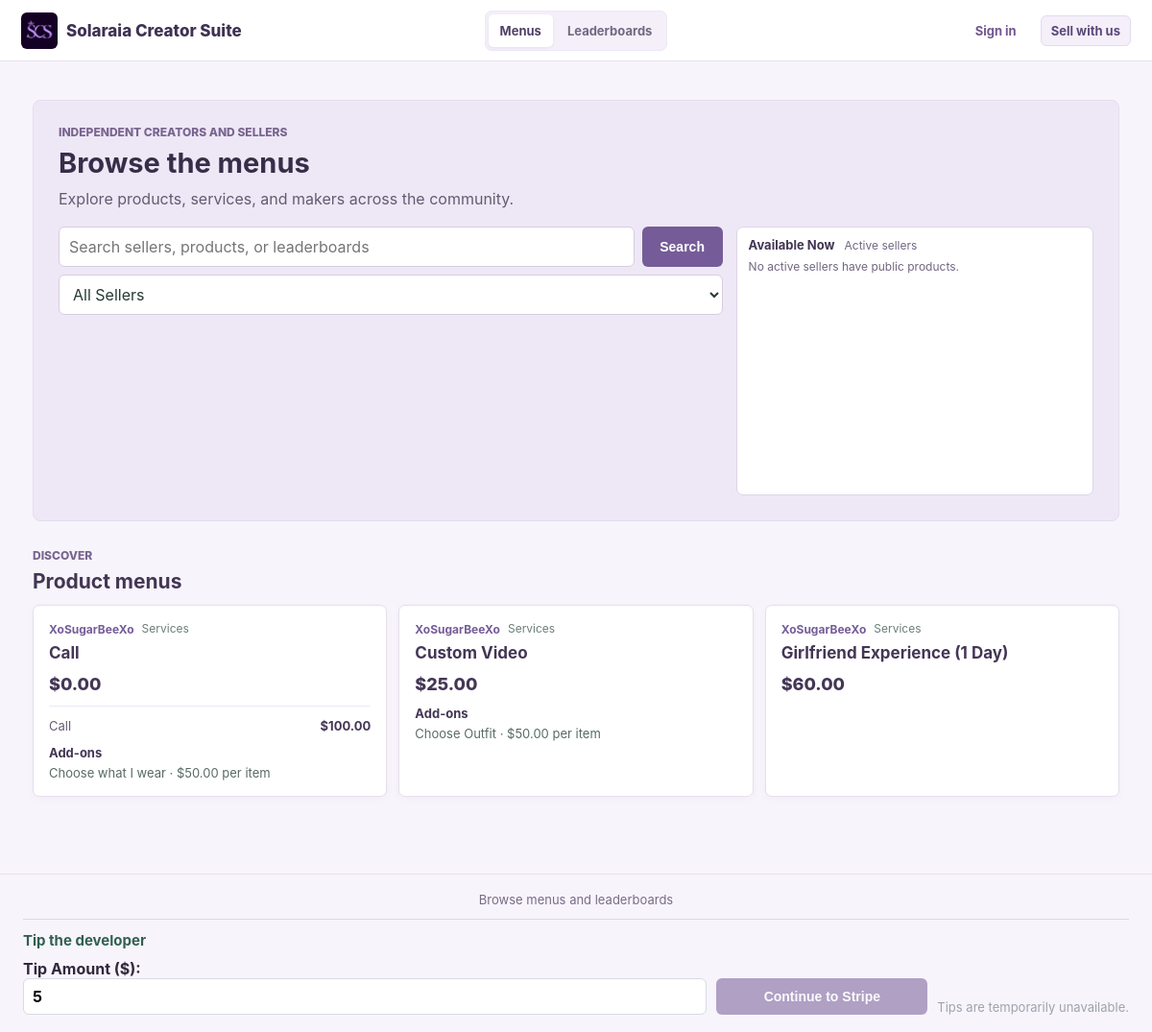
Before: / with the older database file.
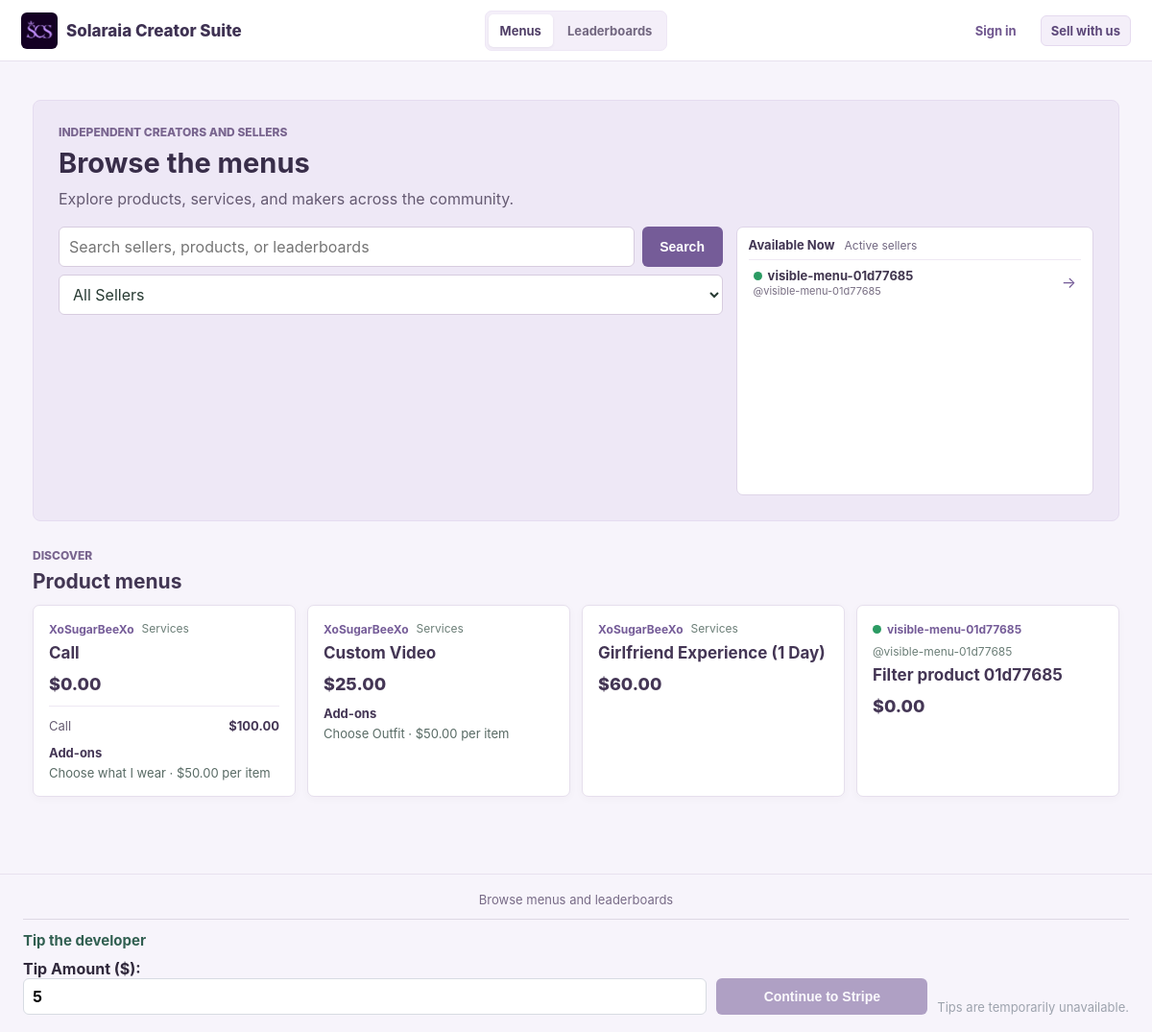
After: the same page with the newer database file.
### models.py (models this page shows)
class Product(db.Model):
    id = db.Column(db.Integer, primary_key=True)
    owner_id = db.Column(db.Integer, db.ForeignKey('creator_account.id'), nullable=False)
    name = db.Column(db.String(160), nullable=False)
    description = db.Column(db.Text)
    base_price = db.Column(db.Numeric(12,2), default=0)
    base_price_enabled = db.Column(db.Boolean, nullable=False, default=True)
    quantity_label = db.Column(db.String(40), nullable=False, default='Quantity')
    requires_delivery = db.Column(db.Boolean, nullable=False, default=False)
    active = db.Column(db.Boolean, default=True)
    is_public = db.Column(db.Boolean, nullable=False, default=True)
    category_id = db.Column(db.Integer, db.ForeignKey('category.id'))
    created_at = db.Column(db.DateTime, default=datetime.utcnow)
    version_id = db.Column(db.Integer, nullable=False, default=1)
    __table_args__ = (
        db.UniqueConstraint('owner_id', 'name', name='uq_product_owner_name'),
        db.Index('ix_product_owner_active_name', 'owner_id', 'active', 'name'),
    )
    __mapper_args__ = {'version_id_col': version_id}
    fields = db.relationship('ProductField', backref='product', cascade='all, delete-orphan', lazy=True)
    addons = db.relationship('ProductAddon', backref='product', cascade='all, delete-orphan', lazy=True)
    bundles = db.relationship('ProductBundle', backref='product', cascade='all, delete-orphan', lazy=True)
    tags = db.relationship('ProductTag', secondary=product_tag_link, back_populates='products')
    items = db.relationship('SaleItem', backref='product', lazy=True)
    service_subscriptions = db.relationship('ServiceSubscription', back_populates='product', lazy=True)

class CreatorAccount(db.Model):
    __tablename__ = 'creator_account'
    id = db.Column(db.Integer, primary_key=True)
    username = db.Column(db.String(64), nullable=False, unique=True)
    email = db.Column(db.String(255), nullable=False, unique=True)
    display_name = db.Column(db.String(120))
    bio = db.Column(db.Text)
    profile_image = db.Column(db.String(255))
    is_active = db.Column(db.Boolean, nullable=False, default=False)
    password_hash = db.Column(db.String(255), nullable=False)
    is_admin = db.Column(db.Boolean, nullable=False, default=False)
    is_approved = db.Column(db.Boolean, nullable=False, default=False)
    stripe_account_id = db.Column(db.String(255), unique=True)
    stripe_customer_id = db.Column(db.String(255))
    stripe_subscription_id = db.Column(db.String(255))
    stripe_subscription_checkout_session_id = db.Column(db.String(255))
    stripe_subscription_status = db.Column(db.String(40), nullable=False, default='inactive')
    stripe_subscription_period_end = db.Column(db.DateTime)
    subscription_exempt = db.Column(db.Boolean, nullable=False, default=False)
    stripe_charges_enabled = db.Column(db.Boolean, nullable=False, default=False)
    stripe_details_submitted = db.Column(db.Boolean, nullable=False, default=False)
    accepting_orders = db.Column(db.Boolean, nullable=False, default=False)
    banner_notifications = db.Column(db.Boolean, nullable=False, default=True)
    email_notifications = db.Column(db.Boolean, nullable=False, default=False)
    disable_content_contact = db.Column(db.Boolean, nullable=False, default=False)
    created_at = db.Column(db.DateTime, default=datetime.utcnow, nullable=False)
    version_id = db.Column(db.Integer, nullable=False, default=1)
    __table_args__ = (
        db.Index('uq_creator_stripe_customer_id', 'stripe_customer_id', unique=True),
        db.Index('uq_creator_stripe_subscription_id', 'stripe_subscription_id', unique=True),
    )
    __mapper_args__ = {'version_id_col': version_id}

class Category(db.Model):
    id = db.Column(db.Integer, primary_key=True)
    owner_id = db.Column(db.Integer, db.ForeignKey('creator_account.id'), nullable=False)
    name = db.Column(db.String(120), nullable=False)
    description = db.Column(db.Text)
    version_id = db.Column(db.Integer, nullable=False, default=1)
    __table_args__ = (db.UniqueConstraint('owner_id', 'name', name='uq_category_owner_name'),)
    __mapper_args__ = {'version_id_col': version_id}
    products = db.relationship('Product', backref='category', lazy=True)

class ProductBundle(db.Model):
    id = db.Column(db.Integer, primary_key=True)
    product_id = db.Column(db.Integer, db.ForeignKey('product.id'), nullable=False)
    name = db.Column(db.String(120), nullable=False)
    description = db.Column(db.Text)
    amount = db.Column(db.Numeric(12,2), default=1)
    unit = db.Column(db.String(40))
    price = db.Column(db.Numeric(12,2), default=0)
    labor_hours = db.Column(db.Numeric(12,2), default=0)
    active = db.Column(db.Boolean, default=True)
    __table_args__ = (db.Index('ix_product_bundle_product_active', 'product_id', 'active'),)

class ProductAddon(db.Model):
    id = db.Column(db.Integer, primary_key=True)
    product_id = db.Column(db.Integer, db.ForeignKey('product.id'), nullable=False)
    name = db.Column(db.String(120), nullable=False)
    description = db.Column(db.Text)
    price = db.Column(db.Numeric(12,2), default=0)
    price_mode = db.Column(db.String(20), nullable=False, default='per_quantity')
    quantity_unit = db.Column(db.String(40))
    labor_hours = db.Column(db.Numeric(12,2), default=0)
    active = db.Column(db.Boolean, default=True)
    __table_args__ = (db.Index('ix_product_addon_product_active', 'product_id', 'active'),)

### app.py (the view, shortened to what this page needs)
@app.route('/')
def storefront():
    query = request.args.get('q', '').strip()
    seller_filter = request.args.get('seller', '').strip()
    products_query = db.session.query(Product, CreatorAccount, Category).join(
        CreatorAccount, CreatorAccount.id == Product.owner_id
    ).outerjoin(Category, (Category.id == Product.category_id) & (Category.owner_id == Product.owner_id)).options(
        selectinload(Product.fields), selectinload(Product.addons), selectinload(Product.bundles),
    ).filter(
        Product.active.is_(True), Product.is_public.is_(True), CreatorAccount.is_approved.is_(True),
        _seller_subscription_access(),
    )
    boards_query = db.session.query(Leaderboard, CreatorAccount).join(
        CreatorAccount, CreatorAccount.id == Leaderboard.owner_id
    ).filter(Leaderboard.is_public.is_(True), CreatorAccount.is_approved.is_(True))
    boards_query = boards_query.filter(_seller_subscription_access())
    seller_options = CreatorAccount.query.join(
        Product, Product.owner_id == CreatorAccount.id
    ).filter(
        Product.active.is_(True), Product.is_public.is_(True),
        CreatorAccount.is_approved.is_(True), _seller_subscription_access(),
    ).distinct().order_by(CreatorAccount.display_name, CreatorAccount.username).all()
    if query:
        pattern = f'%{query}%'
        products_query = products_query.filter(or_(
            Product.name.ilike(pattern), Product.description.ilike(pattern),
            CreatorAccount.username.ilike(pattern), CreatorAccount.display_name.ilike(pattern),
            Category.name.ilike(pattern),
        ))
        boards_query = boards_query.filter(or_(
            Leaderboard.name.ilike(pattern), Leaderboard.description.ilike(pattern),
            CreatorAccount.username.ilike(pattern), CreatorAccount.display_name.ilike(pattern),
        ))
        sellers = CreatorAccount.query.filter(or_(
            CreatorAccount.username.ilike(pattern), CreatorAccount.display_name.ilike(pattern)
        )).filter(CreatorAccount.is_approved.is_(True), _seller_subscription_access()).order_by(
            CreatorAccount.username
        ).limit(20).all()
    else:
        sellers = []
    available_sellers = CreatorAccount.query.join(
        Product, Product.owner_id == CreatorAccount.id
    ).filter(
        CreatorAccount.is_active.is_(True), CreatorAccount.is_approved.is_(True),
        Product.active.is_(True), Product.is_public.is_(True), _seller_subscription_access(),
    ).distinct().order_by(
        CreatorAccount.display_name, CreatorAccount.username
    ).all()
    product_results = products_query.order_by(CreatorAccount.username, Product.name).limit(60).all()
    board_results = (
        boards_query.order_by(CreatorAccount.username, Leaderboard.name).limit(30).all()
        if query else []
    )
    board_top_entries = _leaderboard_top_entries(board_results[:5])
    return render_template(
        'storefront/index.html', query=query, seller_filter=seller_filter,
        seller_options=seller_options, sellers=sellers, available_sellers=available_sellers,
        product_results=product_results, board_results=board_results,
        board_top_entries=board_top_entries,
    )

### app.py (called while the page is built, shortened)
def _seller_subscription_access():
    return or_(
        CreatorAccount.is_admin.is_(True),
        CreatorAccount.subscription_exempt.is_(True),
        CreatorAccount.stripe_subscription_status.in_(ACTIVE_SUBSCRIPTION_STATUSES),
    )

@event.listens_for(Session, 'do_orm_execute')
def scope_creator_queries(execute_state):
    if not execute_state.is_select or not execute_state.is_orm_statement or not has_request_context():
        return
    creator_id = getattr(g, 'creator_id', None)
    if getattr(g, 'is_admin', False):
        return
    if not creator_id or request.endpoint in PUBLIC_ENDPOINTS:
        return
    execute_state.statement = execute_state.statement.options(*(
        with_loader_criteria(model, lambda entity: entity.owner_id == creator_id, include_aliases=True)
        for model in TENANT_MODELS
    ))

@app.before_request
def require_creator():
    if request.endpoint in PUBLIC_ENDPOINTS:
        store_customer_id = session.get('store_customer_id')
        g.store_customer = db.session.get(StoreCustomer, store_customer_id) if store_customer_id else None
        creator_id = session.get('creator_id')
        return

### templates/storefront/index.html (shortened to what this page needs)
{% extends 'public_base.html' %}
{% block content %}
<section class="public-intro">
    <p class="public-kicker">Independent creators and sellers</p>
    <h1>Browse the menus</h1>
    <p>Explore products, services, and makers across the community.</p>
    <div class="browse-market-tools">
        <div class="browse-search-tools">
            <form class="public-search-form" method="get" action="{{url_for('storefront')}}" role="search">
                <input id="site-search" class="browse-search-input" type="search" name="q" value="{{query}}" placeholder="Search sellers, products, or leaderboards" autocomplete="off">
                <select id="seller-filter" class="browse-seller-filter" name="seller">
                    <option value="">All Sellers</option>
                </select>
                <button class="button" type="submit">Search</button>
            </form>
        </div>
        <div class="available-sellers-widget">
        <div class="available-sellers-heading"><strong>Available Now</strong><span>Active sellers</span></div>
        {% if available_sellers %}
        <div class="available-seller-scroll" aria-label="Available sellers">
            {% for seller in available_sellers %}
            <a class="available-seller-link" href="{{url_for('seller_store', username=seller.username)}}">
                <span class="available-seller-copy"><strong>{% include 'storefront/_seller_identity.html' %}</strong><small>@{{seller.username}}</small></span>
                <span aria-hidden="true">→</span>
            </a>
            {% endfor %}
        </div>
        {% else %}<p class="available-sellers-empty">No active sellers have public products.</p>{% endif %}
        </div>
    </div>
</section>
<section class="public-section">
    <div class="public-section-heading"><div><p class="public-kicker">{{'Search results' if query else 'Discover'}}</p><h2>{{'Product matches' if query else 'Product menus'}}</h2></div></div>
    {% if product_results %}
    <div class="public-product-grid">
        {% for product,seller,category in product_results %}
        <article class="public-product-card">
            <div class="public-item-meta"><a href="{{url_for('seller_store', username=seller.username)}}">{% include 'storefront/_seller_identity.html' %}</a>{% if not seller.display_name %}<span>@{{seller.username}}</span>{% endif %}{% if category %}<span>{{category.name}}</span>{% endif %}</div>
            <h3><a href="{{url_for('seller_store', username=seller.username)}}">{{product.name}}</a></h3>
            {% if product.base_price_enabled %}<div class="public-price">{{money(product.base_price)}}</div>{% else %}<div class="public-price">Choose a pricing option</div>{% endif %}
            {% set active_bundles = product.bundles|selectattr('active')|list %}
            {% if active_bundles %}<ul class="public-option-list">{% for option in active_bundles %}<li>{{option.name}} <span>{{money(option.price)}}</span></li>{% endfor %}</ul>{% endif %}
            {% set active_addons = product.addons|selectattr('active')|list %}
            {% if active_addons %}<div class="public-addons"><strong>Add-ons</strong>{% for addon in active_addons %}<span>{{addon.name}} · {{money(addon.price)}}{% if addon.price_mode == 'flat' %} one-time{% else %} per {{addon.quantity_unit or 'item'}}{% endif %}</span>{% endfor %}</div>{% endif %}
        </article>
        {% endfor %}
    </div>
    {% else %}<p class="public-empty">{{'No products matched. Try a seller username or leaderboard name.' if query else 'No menus have been published yet.'}}</p>{% endif %}
</section>
{% endblock %}

### templates/storefront/_seller_identity.html (shortened to what this page needs)
<span class="seller-identity">
	{% if seller.is_active %}<span class="seller-active-dot" role="img" aria-label="Available" title="Available"></span>{% endif %}
	<span>{{seller.display_name or seller.username}}</span>
</span>

Changed rows visible on the page:
added CreatorAccount: is_active True (drawn), display_name+username "visible-menu-01d77685", username "visible-menu-01d77685"
now on this page (row edited): Product: username "visible-menu-01d77685", name "Filter product 01d77685", base_price "$0.00"
Other visible differences:
text no longer shown: "No active sellers have public products."
